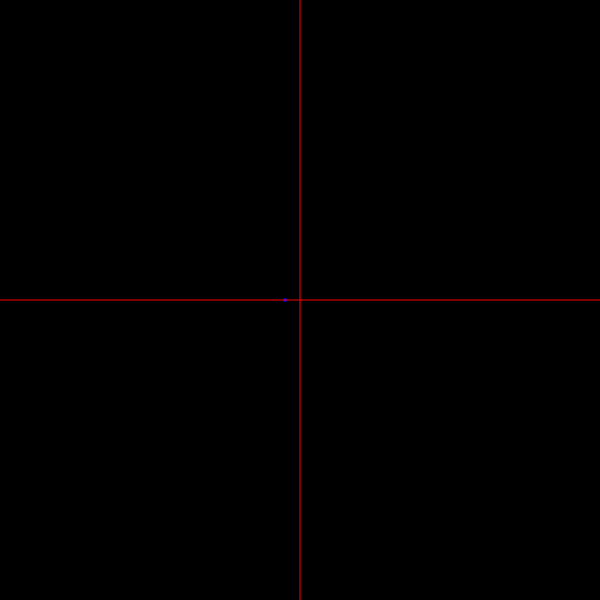
Frame 1 (no input)
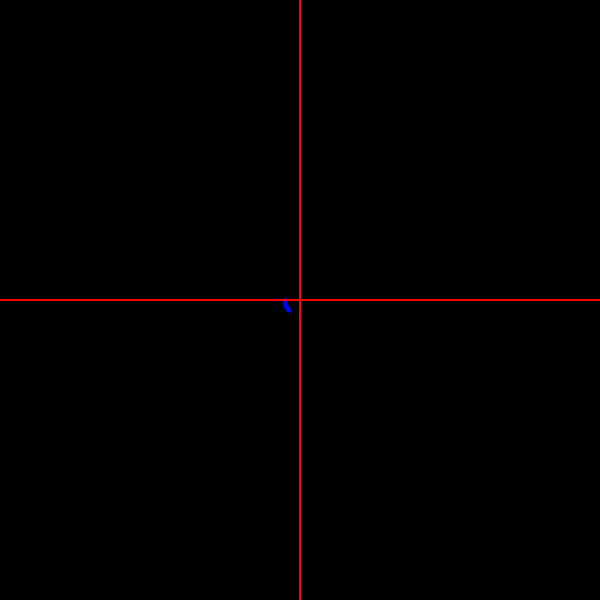
Frame 60 (no input)
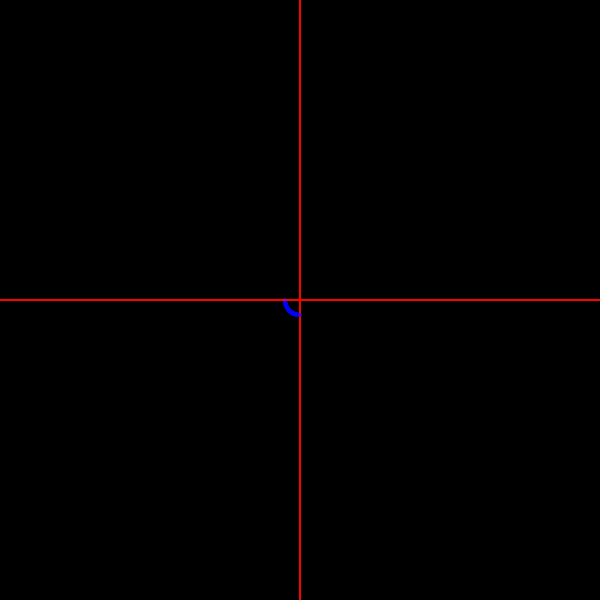
Frame 120 (the mouse pressed at the canvas centre since frame 60)

The p5.js sketch that drew these frames (run headless with seeded random() and noise() and a simulated clock; from frame 60 on, the mouse is pressed at the canvas centre):

// p5.js sketch
// ── sketch.js
var time=60*4,cycle_time=60*8
var axisSize = 80
var x=0,y=0,r=20
var xlst=-r,ylst=0


function setup(){
  createCanvas(600,600)
  frameRate(60)
  background(0)
  grid()
}
function draw(){
  let angle=map(time,0,cycle_time-1,0,TWO_PI);
  let x1=x+r*cos(angle)
  let y1=y+r*sin(angle)
  if(time==60*8 -1 || time == 60*4-1){
    x = xlst
    y = ylst
    xlst = x1
    ylst = y1
    r*=2
  }  

  plot(x1,y1)

  time=(time+1)%cycle_time
}


function grid(){
  strokeWeight(0)
  stroke(255)
}

function plot(x,y){
  strokeWeight(4)
  stroke(0,0,255)
  px = map(x/10,-axisSize/2,axisSize/2,0,width)
  py = map(y/10,-axisSize/2,axisSize/2,height,0)
  point(px,py)
  strokeWeight(1)
  stroke(255,0,0)
  line(0, 300, 600, 300)
  line(300, 0, 300, 600)
}
